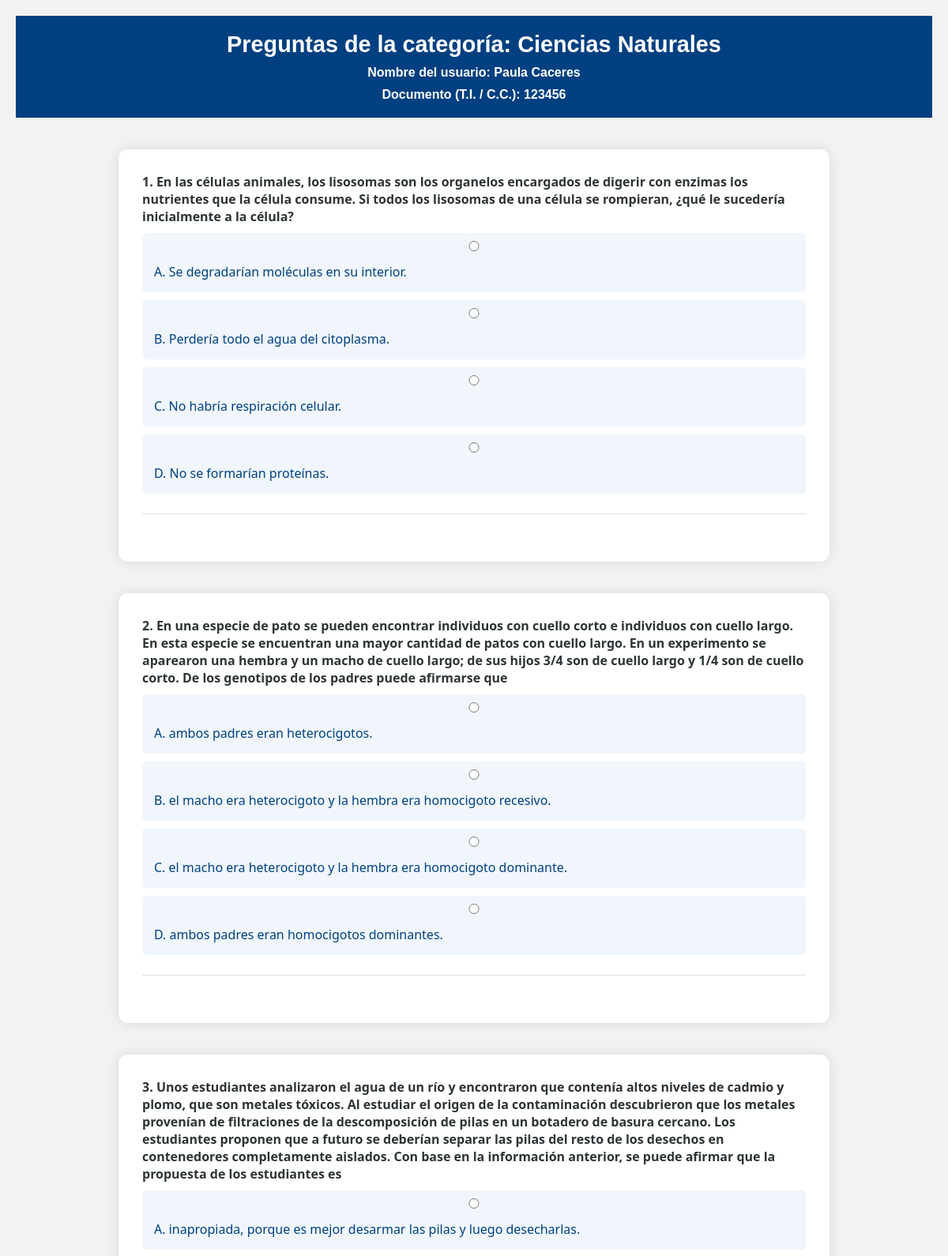
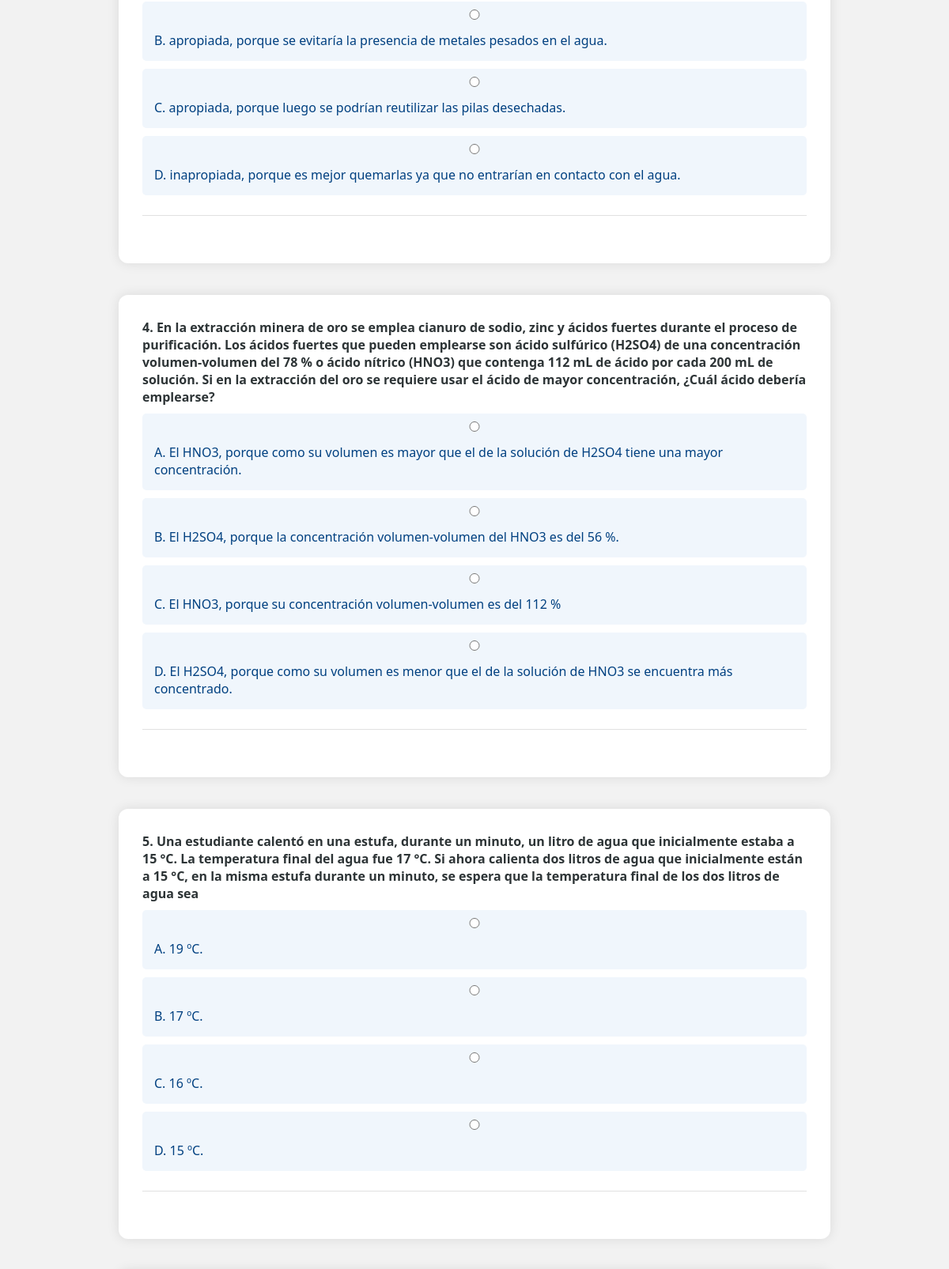
/simulacro/11/categoria/3/ (upper part), run on the app's committed database (2 pictures, top to bottom).
### examenes/models.py (models this page shows, shortened)
class Category(models.Model):
    nombre = models.CharField(max_length=100)
    class Meta:
        verbose_name_plural = "Categorias"

class User(models.Model):
    nombre = models.CharField(max_length=100)
    documento = models.CharField(max_length=20, unique=True)  # Cédula o TI
    correo = models.EmailField(unique=True)
    colegio = models.CharField(max_length=100, blank=True)
    grado = models.CharField(max_length=50, blank=True)
    ya_presento = models.BooleanField(default=False)
    class Meta:
        verbose_name_plural = "Usuarios"

class Question(models.Model):
    enunciado = models.TextField()
    materia = models.ForeignKey(Subject, on_delete=models.CASCADE)
    opcion_a = models.CharField(max_length=255)
    opcion_b = models.CharField(max_length=255)
    opcion_c = models.CharField(max_length=255)
    opcion_d = models.CharField(max_length=255)
    OPCIONES = [
        ('A', 'Opción A'),
        ('B', 'Opción B'),
        ('C', 'Opción C'),
        ('D', 'Opción D'),
    ]
    respuesta_correcta = models.CharField(max_length=1, choices=OPCIONES)
    class Meta:
        verbose_name_plural = "Preguntas"

### examenes/views.py (the view, shortened to what this page needs)
# urls.py: path('simulacro/<int:estudiante_id>/categoria/<int:categoria_id>/', views.ver_preguntas_categoria, name='ver_preguntas_categoria'),
def ver_preguntas_categoria(request, estudiante_id, categoria_id):
    estudiante = get_object_or_404(User, id=estudiante_id)
    categoria = get_object_or_404(Category, id=categoria_id)
    preguntas = Question.objects.filter(materia__categoria=categoria)
    respondidas = request.session.get('categorias_respondidas', [])
    if categoria_id in respondidas:
        return redirect('simulacro', estudiante_id=estudiante.id)
    context = {
        'estudiante': estudiante,
        'categoria': categoria,
        'preguntas': preguntas,
    }
    return render(request, 'ver_preguntas_categoria.html', context)

### examenes/templates/ver_preguntas_categoria.html (shortened to what this page needs)
{% extends 'base.html' %}
{% block container %}
<header>
    <h1>Preguntas de la categoría: {{ categoria.nombre }}</h1>
    <h4>Nombre del usuario: {{ estudiante.nombre }}</h4>
    <h4>Documento (T.I. / C.C.): {{ estudiante.documento }}</h4>
</header>
{% if preguntas %}
<form method="post">
  {% for pregunta in preguntas %}
    <div class="icfes">
        <div class="info">
            <div class="pregunta">
                <p><strong>{{ forloop.counter }}. {{ pregunta.enunciado }}</strong></p>
            <div class="opcion">
                <label for="pregunta_{{ pregunta.id }}_A">
                    <input type="radio" id="pregunta_{{ pregunta.id }}_A" name="pregunta_{{ pregunta.id }}" value="A">
                    A. {{ pregunta.opcion_a }}
                </label>
            </div>
            <div class="opcion">
                <label for="pregunta_{{ pregunta.id }}_B">
                    <input type="radio" id="pregunta_{{ pregunta.id }}_B" name="pregunta_{{ pregunta.id }}" value="B">
                    B. {{ pregunta.opcion_b }}
                </label>
            </div>
            <div class="opcion">
                <label for="pregunta_{{ pregunta.id }}_C">
                    <input type="radio" id="pregunta_{{ pregunta.id }}_C" name="pregunta_{{ pregunta.id }}" value="C">
                    C. {{ pregunta.opcion_c }}
                </label>
            </div>
            <div class="opcion">
                <label for="pregunta_{{ pregunta.id }}_D">
                    <input type="radio" id="pregunta_{{ pregunta.id }}_D" name="pregunta_{{ pregunta.id }}" value="D">
                    D. {{ pregunta.opcion_d }}
                </label>
            </div>
            </div>
        </div>
    </div>
  {% endfor %}
</form>
{% else %}
  <p>No hay preguntas registradas en esta categoría.</p>
{% endif %}
<br>
{% endblock %}

### examenes/static/css/style.css (style rules this page uses)
* { margin: 0; padding: 0; box-sizing: border-box; }
body { font-family: Arial, sans-serif; background-color: #f2f2f2; color: #333; padding: 20px; }
header, footer { text-align: center; padding: 20px; background-color: #004080; color: white; margin-bottom: 20px; }
h1 { font-size: 1.8em; }
h4 { margin-top: 10px; color: white; }
.icfes { display: flex; flex-wrap: wrap; align-items: flex-start; background-color: white; margin-bottom: 30px; border-radius: 10px; box-shadow: 0 2px 6px rgba(0,0,0,0.1); padding: 15px; gap: 20px; }
.info { flex: 1; min-width: 250px; }
form label { display: block; font-weight: bold; margin-bottom: 5px; color: #004080; }
form input { width: 100%; padding: 10px; margin-bottom: 15px; border-radius: 5px; border: 1px solid #ccc; }
.icfes { max-width: 900px; margin: 40px auto; padding: 30px; background-color: #ffffff; border-radius: 12px; box-shadow: 0 0 15px rgba(0,0,0,0.1); font-family: 'Segoe UI', sans-serif; }
.pregunta { margin-bottom: 25px; border-bottom: 1px solid #e1e1e1; padding-bottom: 15px; }
.pregunta p { font-weight: bold; color: #2d3436; margin-bottom: 10px; }
.opcion { background-color: #ecf0f1; padding: 10px; border-radius: 6px; transition: background-color 0.3s ease; cursor: pointer; }
.opcion input[type="radio"] { margin-right: 10px; }

### examenes/templates/ver_preguntas_categoria.html (style rules this page uses)
.opcion { display: block; margin-bottom: 10px; background-color: #f0f6fc; padding: 10px 15px; border-radius: 5px; transition: background-color 0.2s; }
.opcion input[type="radio"] { margin-right: 10px; vertical-align: middle; }
.opcion label { font-size: 16px; font-weight: normal; cursor: pointer; }
.pregunta { margin-bottom: 30px; }

### data on the page
Category: nombre "Ciencias Naturales"
User: nombre "Paula Caceres", documento "123456"
Question: enunciado "En las células animales, los lisosomas son los organelos encargados de digerir con enzimas los nutrientes que la célula consume. Si todos los lisosomas de una célula se rompieran, ¿qué le sucedería inicialmente a la célula?", opcion_a "Se degradarían moléculas en su interior.", opcion_b "Perdería todo el agua del citoplasma.", opcion_c "No habría respiración celular.", opcion_d "No se formarían proteínas."
Question: enunciado "En una especie de pato se pueden encontrar individuos con cuello corto e individuos con cuello largo. En esta especie se encuentran una mayor cantidad de patos con cuello largo. En un experimento se aparearon una hembra y un macho de cuello largo; de sus hijos 3/4 son de cuello largo y 1/4 son de cuello corto. De los genotipos de los padres puede afirmarse que", opcion_a "ambos padres eran heterocigotos.", opcion_b "el macho era heterocigoto y la hembra era homocigoto recesivo.", opcion_c "el macho era heterocigoto y la hembra era homocigoto dominante.", opcion_d "ambos padres eran homocigotos dominantes."
Question: enunciado "Unos estudiantes analizaron el agua de un río y encontraron que contenía altos niveles de cadmio y plomo, que son metales tóxicos. Al estudiar el origen de la contaminación descubrieron que los metales provenían de filtraciones de la descomposición de pilas en un botadero de basura cercano. Los estudiantes proponen que a futuro se deberían separar las pilas del resto de los desechos en contenedores completamente aislados. Con base en la información anterior, se puede afirmar que la propuesta de los estudiantes es", opcion_a "inapropiada, porque es mejor desarmar las pilas y luego desecharlas.", opcion_b "apropiada, porque se evitaría la presencia de metales pesados en el agua.", opcion_c "apropiada, porque luego se podrían reutilizar las pilas desechadas.", opcion_d "inapropiada, porque es mejor quemarlas ya que no entrarían en contacto con el agua."
Question: enunciado "En la extracción minera de oro se emplea cianuro de sodio, zinc y ácidos fuertes durante el proceso de purificación. Los ácidos fuertes que pueden emplearse son ácido sulfúrico (H2SO4) de una concentración volumen-volumen del 78 % o ácido nítrico (HNO3) que contenga 112 mL de ácido por cada 200 mL de solución. Si en la extracción del oro se requiere usar el ácido de mayor concentración, ¿Cuál ácido debería emplearse?", opcion_a "El HNO3, porque como su volumen es mayor que el de la solución de H2SO4 tiene una mayor concentración.", opcion_b "El H2SO4, porque la concentración volumen-volumen del HNO3 es del 56 %.", opcion_c "El HNO3, porque su concentración volumen-volumen es del 112 %", opcion_d "El H2SO4, porque como su volumen es menor que el de la solución de HNO3 se encuentra más concentrado."
Question: enunciado "Una estudiante calentó en una estufa, durante un minuto, un litro de agua que inicialmente estaba a 15 °C. La temperatura final del agua fue 17 °C. Si ahora calienta dos litros de agua que inicialmente están a 15 °C, en la misma estufa durante un minuto, se espera que la temperatura final de los dos litros de agua sea", opcion_a "19 ºC.", opcion_b "17 ºC.", opcion_c "16 ºC.", opcion_d "15 ºC."
